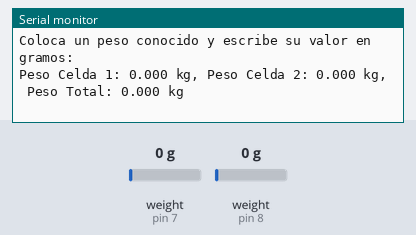
The sketch below on a simulated Arduino Uno, built with avr-gcc and run on an emulated ATmega328P. On the bench: the last lines printed to the serial monitor. The test bench sets the inputs (shaded band); at power-on: weight on the scale (sensors on pin 7, pin 8) 0 g.

Above: at 3.2 s.
3.3 s: weight on the scale (sensor on pin 7) set to 100 g
At 4.1 s:
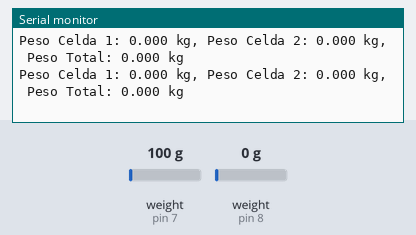
4.8 s: weight on the scale (sensor on pin 8) set to 100 g
At 5.7 s:
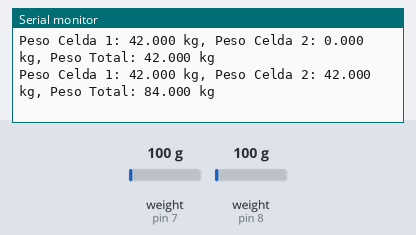
6.3 s: weight on the scale (sensor on pin 7) set to 1250 g
At 7.3 s:
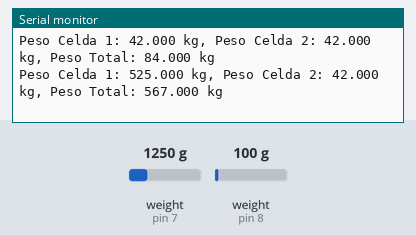
7.8 s: weight on the scale (sensor on pin 8) set to 1250 g
At 8.9 s:
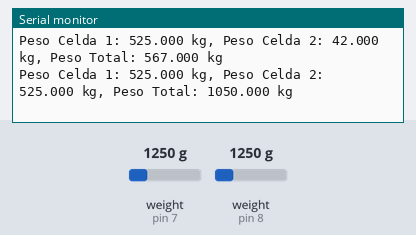
Timing chart, 0 to 10.3 s (numbered marks = the images above; inputs shaded):
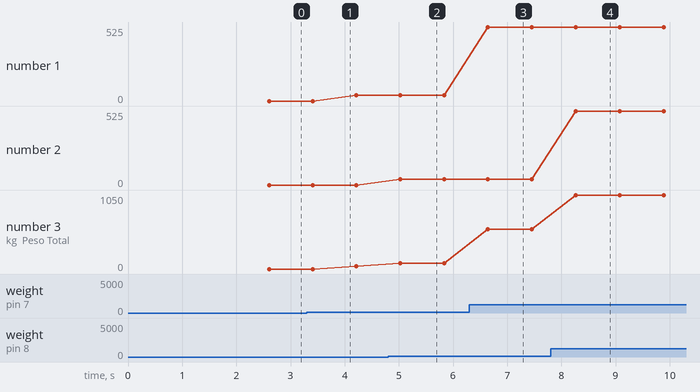

Measured:
- after the input at 4.8 s, the serial monitor: prints a new line after 0.22 s (image 2)
- after the input at 6.3 s, the serial monitor: prints a new line after 0.34 s (image 3)
- after the input at 7.8 s, the serial monitor: prints a new line after 0.46 s (image 4)
- plotted number 1: 0 → 42 after the input at 3.3 s, 42 → 525 after the input at 6.3 s
- plotted number 3: 0 → 42 after the input at 3.3 s, 42 → 84 after the input at 4.8 s, 84 → 567 after the input at 6.3 s, 567 → 1050 after the input at 7.8 s

The sketch:

pruebaDea2.ino
```cpp
#include <HX711.h>


// Pines de cada HX711
#define DT 13
#define DT2 8
#define DT3 7
#define DT4 5
#define SCK 6  // Mismo SCK para todos

HX711 celda; // Crea objeto HX711
HX711 celda2; // Crea objeto HX711

float factorCalibracion = 1.0; // Factor inicial, ajustable

void setup() {
  Serial.begin(9600);
  celda.begin(DT3, SCK);
  celda2.begin(DT2, SCK);

  Serial.println("Escribe 'iniciar' en el monitor serie para empezar la calibración.");

  celda.set_scale(); // Establece el factor de escala por defecto
  celda.tare();      // Realiza la tara

  celda2.set_scale(); // Establece el factor de escala por defecto
  celda2.tare();      // Realiza la tara

  Serial.println("Coloca un peso conocido y escribe su valor en gramos:");

  }

void loop() {
  // Lectura de peso con el factor de calibración aplicado
  float peso1 = celda.get_units(3)/1000;
  float peso2 = celda2.get_units(3)/1000;
  // Calcular peso total
  float pesoTotal = peso1 + peso2;

  // Mostrar resultados
  Serial.print("Peso Celda 1: ");
  Serial.print(peso1, 3);
  Serial.print(" kg, Peso Celda 2: ");
  Serial.print(peso2, 3);
  Serial.print(" kg, Peso Total: ");
  Serial.print(pesoTotal, 3);
  Serial.println(" kg");

  delay(200);


}
```
